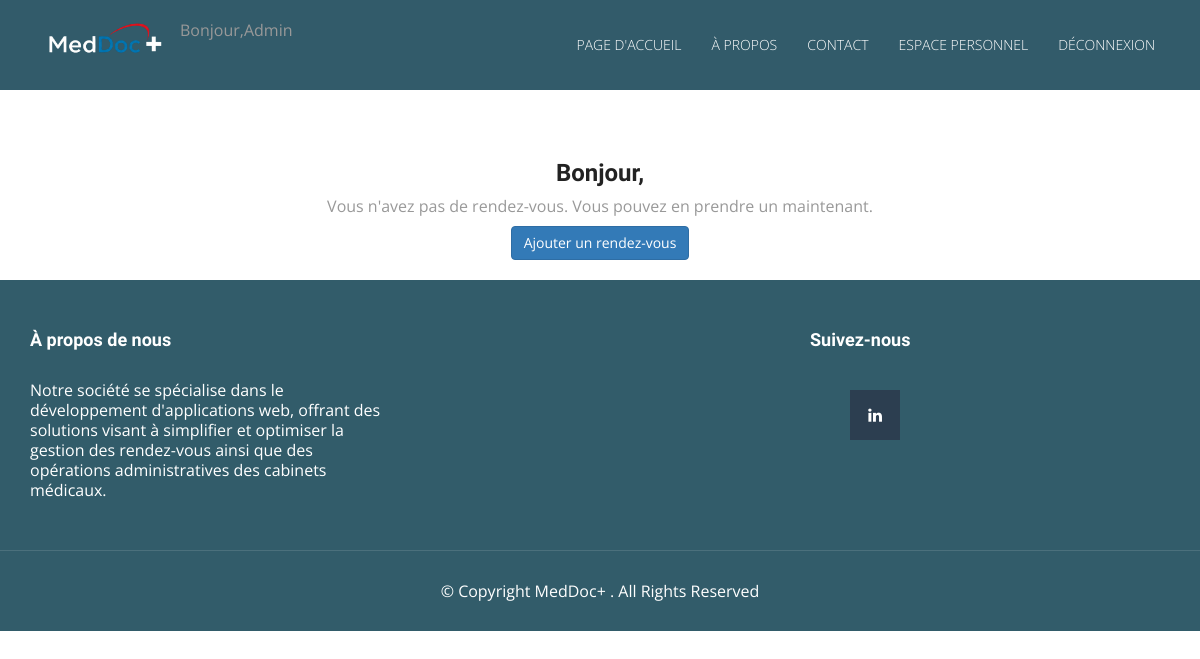
Page /panel/ (signed in) on the earlier database version.
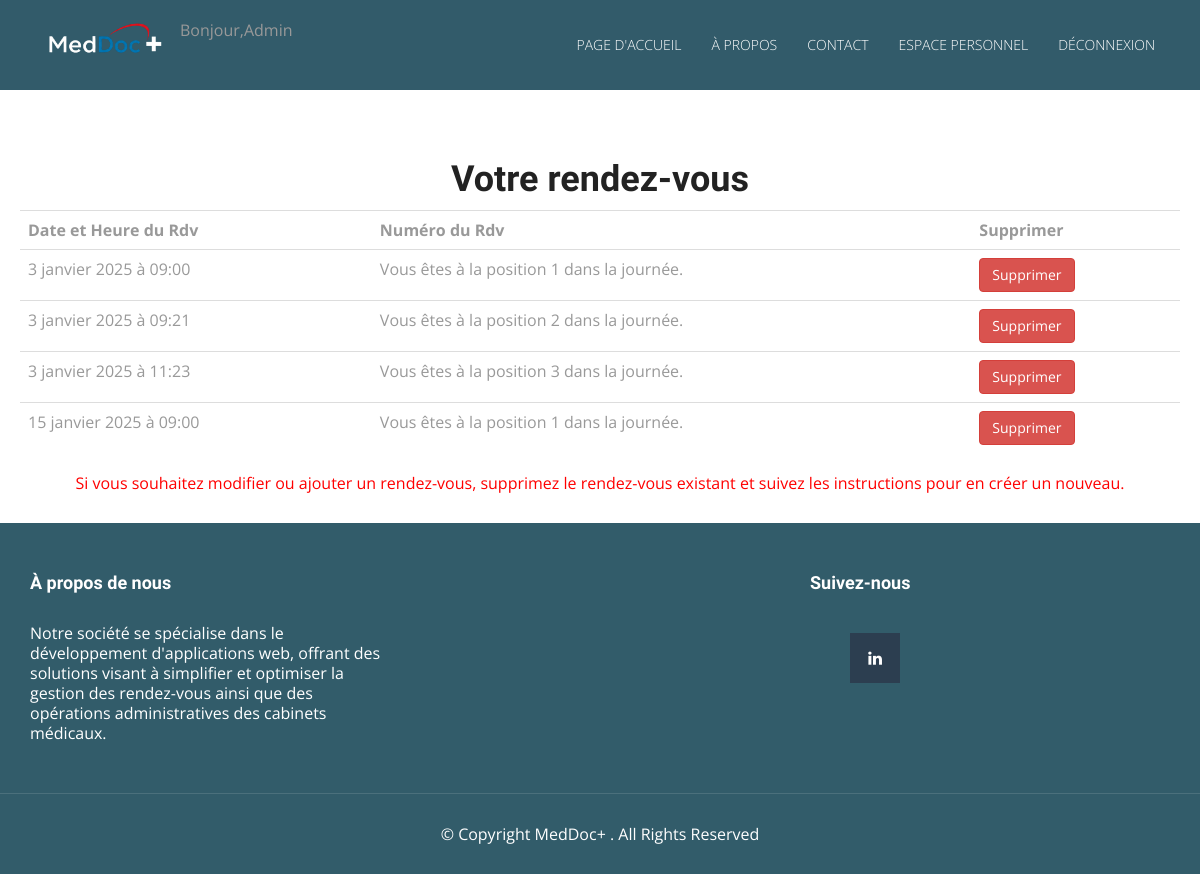
Same page on the later database version.
### pages/models.py (models this page shows, shortened)
class Rdv(models.Model):
    id = models.AutoField(primary_key=True)
    id_patient = models.ForeignKey(User, related_name="rdv_patient", on_delete=models.CASCADE, null=True, blank=True)
    fiche = models.ForeignKey('FichePatient', related_name="cons_fact", on_delete=models.CASCADE, null=True, blank=True)
    date = models.DateField()  # Date du rendez-vous
    time = models.TimeField(null=True, blank=True)  # Heure calculée du rendez-vous
    num_rdv = models.IntegerField(default=1)  # Numéro du rendez-vous dans la journée (1, 2, 3, etc.)

### pages/views.py (the view)
# urls.py: path('panel/', views.rdv_list, name='rdv_list'),
@login_required
def rdv_list(request):
    if request.user.is_superuser:
        rdv = Rdv.objects.all()  # Si l'utilisateur est admin, on récupère tous les rdv
    else:
        rdv = Rdv.objects.filter(id_patient=request.user.id)  # Sinon, on récupère les rdv de l'utilisateur connecté
    data = {}
    if not rdv:  # Si aucun rendez-vous n'existe
        data['no_rdv_message'] = "Vous n'avez pas de rendez-vous. Vous pouvez en prendre un maintenant."
        data['show_button'] = True  # Afficher le bouton pour prendre un rendez-vous
    else:
        data['object_list'] = rdv  # Sinon, afficher les rendez-vous existants
    return render(request, 'rdv_list.html', data)

### templates/rdv_list.html
{% extends 'base.html' %}
{% block content %}
<center>
    {% if no_rdv_message %}
    <h3>Bonjour,</h3>
    <p>{{ no_rdv_message }}</p>
    {% if show_button %}
        <a href="{% url 'rdv_new'%}" class="btn btn-primary">Ajouter un rendez-vous</a>
    {% endif %}
    {% else %}
    <h1>Votre rendez-vous</h1>
    <table class="table">
        <tr>
            <th>Date et Heure du Rdv</th>
            <th>Numéro du Rdv</th>
            <th>Supprimer</th>
        </tr>
        {% for rdv in object_list %}
        <tr>
            <td>{{ rdv.date }} à {{ rdv.time }}</td>
            <td>Vous êtes à la position {{ rdv.num_rdv }} dans la journée.</td>
            <td>
                <a href="{% url 'rdv_delete' rdv.id %}" class="btn btn-danger">Supprimer</a>
            </td>
        </tr>
        {% endfor %}
    </table>
    <p style="color: red; margin-top: 15px;">
        Si vous souhaitez modifier ou ajouter un rendez-vous, supprimez le rendez-vous existant et suivez les instructions pour en créer un nouveau.
    </p>
    {% endif %}
</center>
{% endblock %}

### templates/base.html (shortened to what this page needs)
<!DOCTYPE html>
<html lang="fr">
  <head>
	 {% load static %}
     <link rel="stylesheet" href="{% static 'css/bootstrap-datetimepicker.css' %}" />
     <link rel="stylesheet" href="{% static 'css/font-awesome.min.css' %}">
     <link rel="stylesheet" href="{% static 'css/bootstrap.min.css' %}">
     <link rel="stylesheet" href="{% static 'css/style.css' %}">
  </head>
  <body id="myPage" data-spy="scroll" data-target=".navbar" data-offset="60">
	<section id="banner" class="banner">
			<nav class="navbar navbar-default navbar-fixed-top">
			  <div class="container">
			  	<div class="col-md-12">
				    <div class="navbar-header">
				      <a class="navbar-brand" href="/"><img src="{% static 'img/logo1.png' %}" class="img-responsive" style="width: 140px; margin-top: -16px;"></a>
				    </div>
				     {% if user.username %}
				     Bonjour,{{ user.username }}
				     {% endif %}
<div class="collapse navbar-collapse navbar-right" id="myNavbar">
    <ul class="nav navbar-nav">
        <li id="home-link" class="{% if request.path == '/' and not request.GET %}active{% endif %}">
            <a href="/">Page d'accueil</a>
        </li>
        <li id="about-link">
            <a href="/#about" onclick="setActiveLink('about-link')">À propos</a>
        </li>
        <li id="contact-link">
            <a href="/#contact" onclick="setActiveLink('contact-link')">Contact</a>
        </li>
        {% if request.user.is_staff %}
            <li id="admin-link" class="{% if '/admin' in request.path %}active{% endif %}">
                <a href="/admin">Espace personnel</a>
            </li>
            <li id="logout-link" class="{% if '/logout' in request.path %}active{% endif %}">
                <a href="/logout">Déconnexion</a>
            </li>
        {% endif %}
    </ul>
</div>
				</div>
			  </div>
			</nav>
	</section>
	 <main class="main-content">
        {% block content %}
        {% endblock %}
    </main>
	<footer id="footer">
		<div class="top-footer">
			<div class="container">
				<div class="row">
					<div class="col-md-4 col-sm-4 marb20">
						<div class="ftr-tle">
							<h4 class="white no-padding">À propos de nous</h4>
						</div>
						<div class="info-sec">
							<p>Notre société se spécialise dans le développement d'applications web, offrant des solutions visant à simplifier et optimiser la gestion des rendez-vous ainsi que des opérations administratives des cabinets médicaux.</p>
						</div>
					</div>
					<div class="col-md-4 col-sm-4 marb20">
						<div class="ftr-tle">
						</div>
					</div>
					<div class="col-md-4 col-sm-4 marb20">
						<div class="ftr-tle">
							<h4 class="white no-padding">Suivez-nous</h4>
						</div>
						<div class="info-sec">
							<ul class="social-icon">
								<li class="bgdark-blue"><i class="fa fa-linkedin"></i></li>
							</ul>
						</div>
					</div>
				</div>
			</div>
		</div>
		<div class="footer-line">
			<div class="container">
				<div class="row">
					<div class="col-md-12 text-center">
                        <div class="credits">
                            © Copyright MedDoc+ . All Rights Reserved
                        </div>
					</div>
				</div>
			</div>
		</div>
	</footer>
  </body>
</html>

### project/static/css/style.css (style rules this page uses)
body { font-family: 'Open Sans', sans-serif; line-height: 20px; color: #999999; font-size: 300; font-size: 16px; }
.main-content { margin-top: 120px; padding: 20px; }
ol, ul { list-style: none; }
table { border-collapse: collapse; border-spacing: 0; }
h1, h2, h3, h4, h5, h6 { font-family: 'Raleway', sans-serif; font-weight: 600; color: #222222; }
a, a:hover, a:focus, a:active { outline: none; }
.navbar { margin-bottom: 0px; border: 0px; }
.navbar { border-radius: 0px; }
.navbar-default { background-color: #ffffff; padding: 20px 0; transition: all 0.3s; }
.navbar-default { background-color: rgba(28,74,90, 0.9); border: 0px; }
.navbar-brand { font-family: 'Chewy', cursive; font-size: 32px; }
.navbar-brand img { padding-top: 2px; width: 120px !important; }
.navbar-default .navbar-brand, .navbar-default .navbar-brand:hover, .navbar-default .navbar-brand:focus { color: #EA6045; }
.white, .white:hover, .white:focus { color: #fff; width: 100% !important; }
.navbar-default .navbar-nav > li > a { color: #fff; text-transform: uppercase; font-size: 14px; font-weight: 300; }
#footer { background-color: #325C6A; }
.ftr-tle { height: 50px; }
.info-sec { color: #fff; }
.social-icon li { float: left; width: 50px; height: 50px; line-height: 50px; text-align: center; margin-right: 5px; }
.bgdark-blue { background-color: #2C3E50; }
.top-footer { padding: 40px 0px; border-bottom: 1px solid rgba(255, 255, 255, 0.12); }
.footer-line { padding: 30px 0px; color: #fff; }

Differences in the rows shown:
added Rdv: date "3 janvier 2025", time "09:00", num_rdv "1"
added Rdv: date "3 janvier 2025", time "09:21", num_rdv "2"
added Rdv: date "3 janvier 2025", time "11:23", num_rdv "3"
added Rdv: date "15 janvier 2025", time "09:00", num_rdv "1"
Other differences:
{{ no_rdv_message }}: "Vous n'avez pas de rendez-vous. Vous pouvez en prendre un maintenant." → (not shown)
text no longer shown: "Bonjour, Ajouter un rendez-vous"
text now shown: "Votre rendez-vous Date et Heure du Rdv Numéro du Rdv Supprimer Si vous souhaitez modifier ou ajouter un rendez-vous, supprimez le rendez-vous existant et suivez les instructions pour en créer un nouveau."
